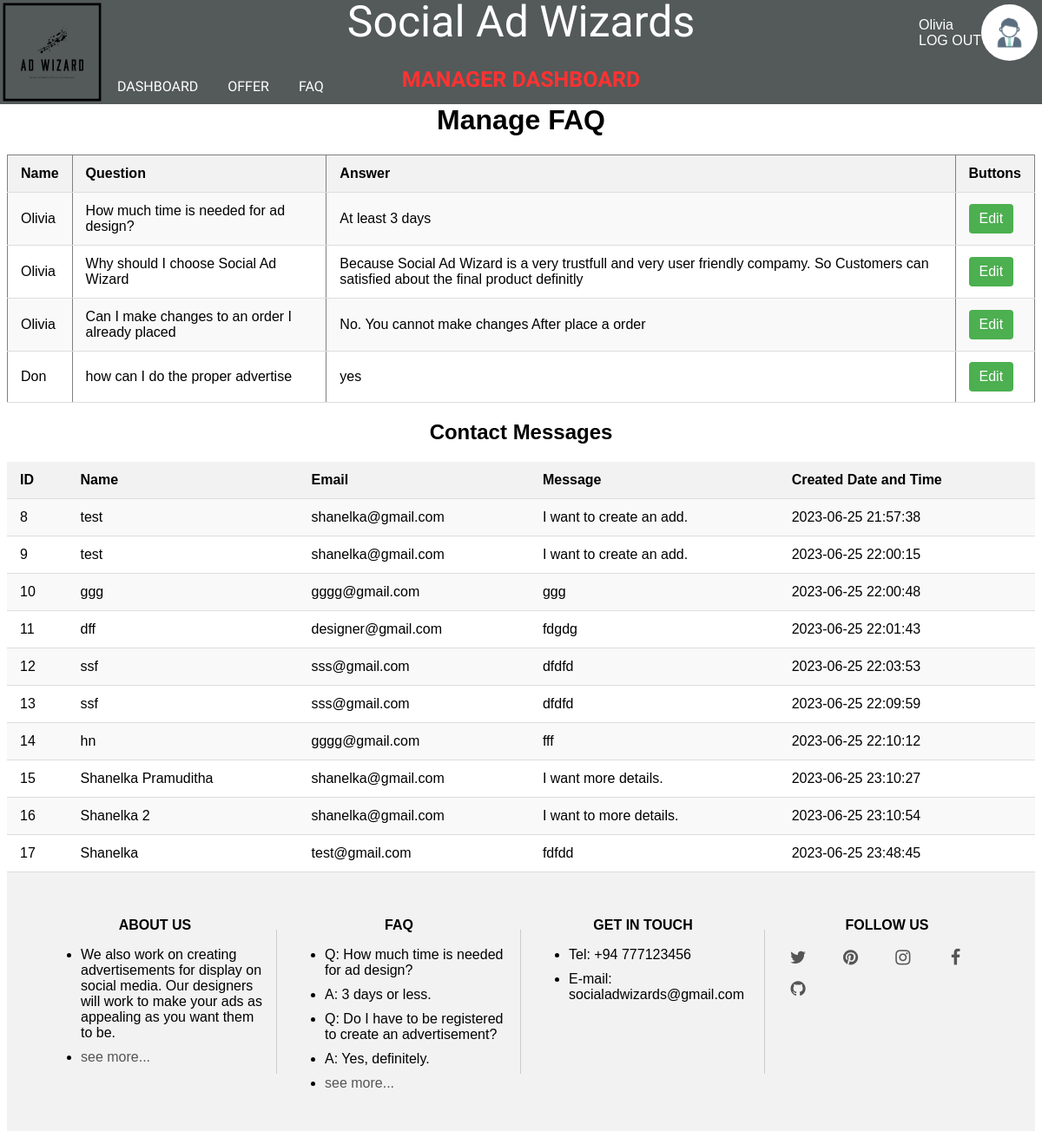
Page /src/views/manager/faq-manage.php (signed in) on the committed database.
### tables this page shows
CREATE TABLE `faq` (
  `faq_id` int(11) NOT NULL,
  `s_user_id` int(11) NOT NULL,
  `question` varchar(1000) NOT NULL,
  `answer` varchar(1000) DEFAULT NULL
);

CREATE TABLE `registered_users` (
  `s_user_id` int(11) NOT NULL,
  `registered_date` date NOT NULL DEFAULT current_timestamp(),
  `first_name` varchar(20) NOT NULL,
  `last_name` varchar(20) NOT NULL,
  `email` varchar(100) NOT NULL,
  `phone_no` varchar(10) NOT NULL,
  `date_of_birth` date NOT NULL,
  `gender` varchar(6) NOT NULL,
  `profile_picture` varchar(500) DEFAULT 'assets/images/uploads/profile-pictures/default.jpg',
  `user_pass` varchar(300) NOT NULL,
  `user_role` varchar(10) NOT NULL DEFAULT 'user'
);

CREATE TABLE `contact_messages` (
  `id` int(11) NOT NULL,
  `c_name` varchar(255) NOT NULL,
  `email` varchar(255) NOT NULL,
  `c_message` varchar(3000) NOT NULL,
  `created_at` timestamp NOT NULL DEFAULT current_timestamp()
);

### src/views/manager/contact-messages.php (the view, shortened to what this page needs)
<?php
$sql = "SELECT * FROM contact_messages";
$result = $conn -> query($sql);
?>
<center><h2>Contact Messages</h2></center>
<table>
   <tr>
      <th>ID</th>
      <th>Name</th>
      <th>Email</th>
      <th>Message</th>
      <th>Created Date and Time</th>
   </tr>
   <?php
   if ($result -> num_rows > 0) {
      while ($row = $result->fetch_assoc()) {
            echo "<tr>";
            echo "<td>".$row['id']."</td>";
            echo "<td>".$row['c_name']."</td>";
            echo "<td>".$row['email']."</td>";
            echo "<td>".$row['c_message']."</td>";
            echo "<td>".$row['created_at']."</td>";
            echo "</tr>";
      }
   } else {
      echo "<tr><td colspan='5'>No contact messages found</td></tr>";
   }
   ?>
</table>

### src/views/manager/faq-manage.php (shortened to what this page needs)
<!DOCTYPE html>
<html lang="en">
<head>
    <link rel="stylesheet" type="text/css" href="./src/css/faq-manage.css">
</head>
<body>
    <center><h1>Manage FAQ</h1></center>
    <?php include_once '../../components/header.php'; ?>
  <?php
include_once '../../config/database/connection.php';
$sql = "SELECT faq.*, registered_users.first_name FROM faq INNER JOIN registered_users ON faq.s_user_id = registered_users.s_user_id";
$result = $conn->query($sql);
if ($result->num_rows > 0) {
    echo "<table border=1>";
    echo "<tr><th>Name</th><th>Question</th>";
    echo "<th>Answer</th>";
    echo "<th>Buttons</th></tr>";
    while($row = $result->fetch_assoc()) {
        echo '
            <tr>
            <td>' . $row["first_name"] . '</td>
            <td>' . $row["question"] . '</td>
            <td>' . $row["answer"] . '</td>
            <td><a class="edit-button" href="./src/views/manager/edit-faq.php?faq_id=' . $row['faq_id'] . '">Edit</a></td>
            </tr>';
    }
    echo "</table>";
} else {
    echo "No data found.";
}
?>
<section id="contact">
    <?php include ('./contact-messages.php'); ?>
</section>
    <?php include_once '../../components/footer.php'; ?>
</body>
</html>

### src/css/faq-manage.css (style rules this page uses)
body { margin-top: 120px; }
body { font-family: Arial, sans-serif; padding: 0; }
table { width: 100%; border-collapse: collapse; }
th, td { padding: 12px 15px; text-align: left; border-bottom: 1px solid #ddd; }
th { background-color: #f2f2f2; }
tr:nth-child(even) { background-color: #f9f9f9; }
a { text-decoration: none; color: #333; }
.edit-button { display: inline-block; padding: 8px 12px; background-color: #4CAF50; color: #fff; text-decoration: none; border-radius: 4px; transition: background-color 0.3s; }

### src/css/sign-in.css (style rules this page uses)
body { font-family: Arial, sans-serif; }

### rows in the picture
faq: s_user.first_name "Olivia", question "How much time is needed for ad design?", answer "At least 3 days"
faq: s_user.first_name "Olivia", question "Why should I choose Social Ad Wizard", answer "Because Social Ad Wizard is a very trustfull and very user friendly compamy. So Customers can satisfied about the final product definitly"
faq: s_user.first_name "Olivia", question "Can I make changes to an order I already placed", answer "No. You cannot make changes After place a order"
faq: s_user.first_name "Don", question "how can I do the proper advertise", answer "yes"
contact_messages: id "8", c_name "test", email "shanelka@gmail.com", c_message "I want to create an add.", created_at "2023-06-25 21:57:38"
contact_messages: id "9", c_name "test", email "shanelka@gmail.com", c_message "I want to create an add.", created_at "2023-06-25 22:00:15"
contact_messages: id "10", c_name "ggg", email "gggg@gmail.com", c_message "ggg", created_at "2023-06-25 22:00:48"
contact_messages: id "11", c_name "dff", email "designer@gmail.com", c_message "fdgdg", created_at "2023-06-25 22:01:43"
contact_messages: id "12", c_name "ssf", email "sss@gmail.com", c_message "dfdfd", created_at "2023-06-25 22:03:53"
contact_messages: id "13", c_name "ssf", email "sss@gmail.com", c_message "dfdfd", created_at "2023-06-25 22:09:59"
contact_messages: id "14", c_name "hn", email "gggg@gmail.com", c_message "fff", created_at "2023-06-25 22:10:12"
contact_messages: id "15", c_name "Shanelka Pramuditha", email "shanelka@gmail.com", c_message "I want more details.", created_at "2023-06-25 23:10:27"
contact_messages: id "16", c_name "Shanelka 2", email "shanelka@gmail.com", c_message "I want to more details.", created_at "2023-06-25 23:10:54"
contact_messages: id "17", c_name "Shanelka", email "test@gmail.com", c_message "fdfdd", created_at "2023-06-25 23:48:45"

### other values in the picture
$userName "Olivia"
